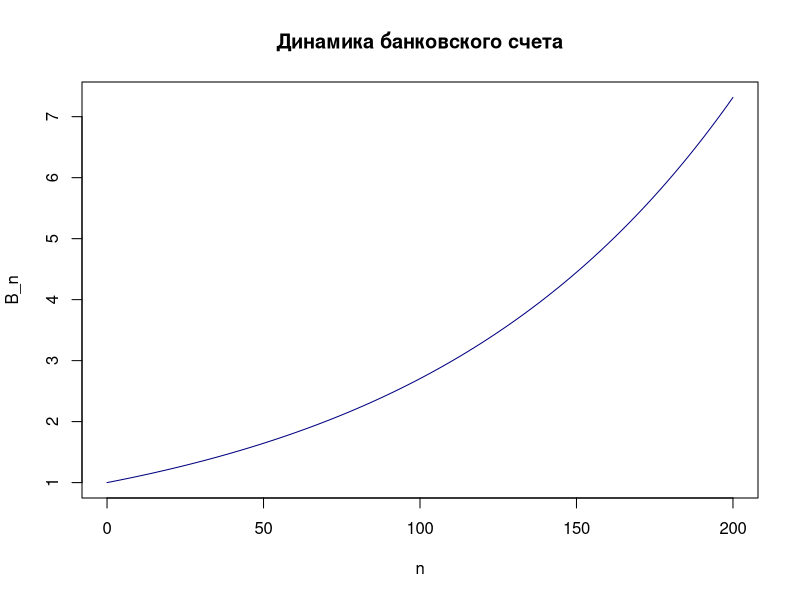
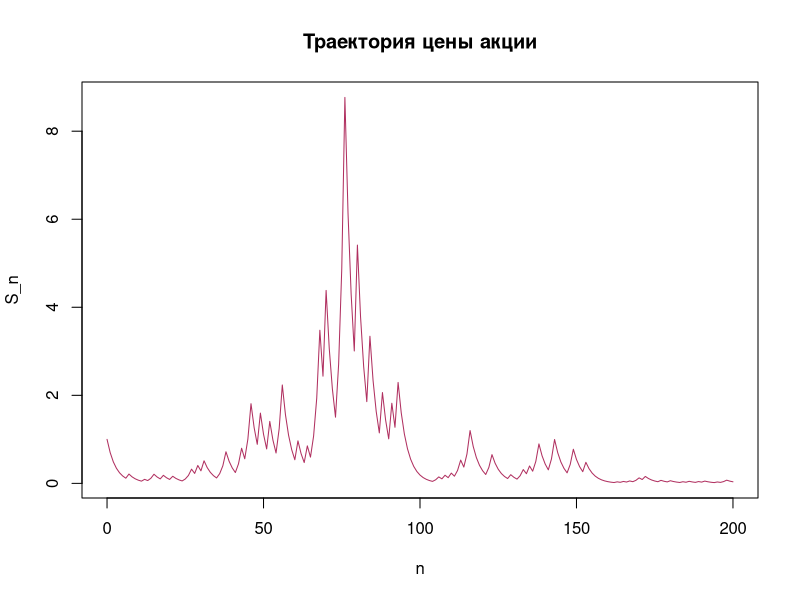

Write the R code that produced these figures, in order.
if (!require("stats")) install.packages("stats")
library(stats)

# Задание 1: Моделирование последовательности банковского счета {B_n}
N = 200          # Количество временных шагов
r = 0.01         # Процентная ставка
B = numeric(N + 1)  # Вектор для хранения значений B_n (от B_0 до B_200)
B[1] = 1         # Начальное значение B_0 = 1

# Вычисление значений B_n по формуле B_n = (1 + r) * B_{n-1}
for (n in 1:N) {
  B[n + 1] = B[n] * (1 + r)
}

# Построение графика банковского счета
plot(0:N, B, type = "l", col = "navy", 
     xlab = "n", ylab = "B_n", 
     main = "Динамика банковского счета")
cat("B_0:", B[1], "\n")
cat("B_200:", B[N + 1], "\n")

# Задание 2: Моделирование случайного процесса акций {S_n}
S_0 = 1          # Начальная цена акции
a = -0.3         # Нижняя доходность
b = 0.8          # Верхняя доходность
p = 0.4          # Вероятность роста (P(ρ_n = b))
S = numeric(N + 1)  # Вектор для хранения значений S_n
S[1] = S_0       # Начальное значение S_0 = 1

rho = rbinom(N, 1, p)  # Генерация бернуллиевских случайных величин
rho = ifelse(rho == 1, b, a)  # Преобразование: 1 → b, 0 → a

# Вычисление значений S_n
for (n in 1:N) {
  S[n + 1] = S[n] * (1 + rho[n])
}

# Построение графика траектории цены акции
plot(0:N, S, type = "l", col = "maroon", 
     xlab = "n", ylab = "S_n", 
     main = "Траектория цены акции")
cat("S_0:", S[1], "\n")
cat("S_200:", S[N + 1], "\n")

# Задание 3: Расчет справедливой цены call-опциона
S_0 = 100
N = 10
a = -0.3
b = 0.8
r = 0.2
K = 100

# Вычисление \bar{p}
p_bar = (r - a) / (b - a)

# Вычисление p^*
p_star = ((1 + b) / (1 + r)) * p_bar

# Вычисление K_0
ln_term = log(K / (S_0 * (1 + a)^N))
ln_ratio = log((1 + b) / (1 + a))
K_0 = 1 + floor(ln_term / ln_ratio)

# Расчет справедливой цены call-опциона C_N
if (K_0 > N) {
  C_N = 0
} else {
  # Вычисление B(K_0, N; p^*) — хвост биномиального распределения
  B_p_star = 1 - pbinom(K_0 - 1, N, p_star)
  
  # Вычисление B(K_0, N; \bar{p})
  B_p_bar = 1 - pbinom(K_0 - 1, N, p_bar)
  
  # Формула справедливой цены
  C_N = S_0 * B_p_star - K * (1 + r)^(-N) * B_p_bar
}

# Вывод результата с округлением до 4 знаков
cat("Справедливая цена call-опциона:", round(C_N, 4), "\n")
